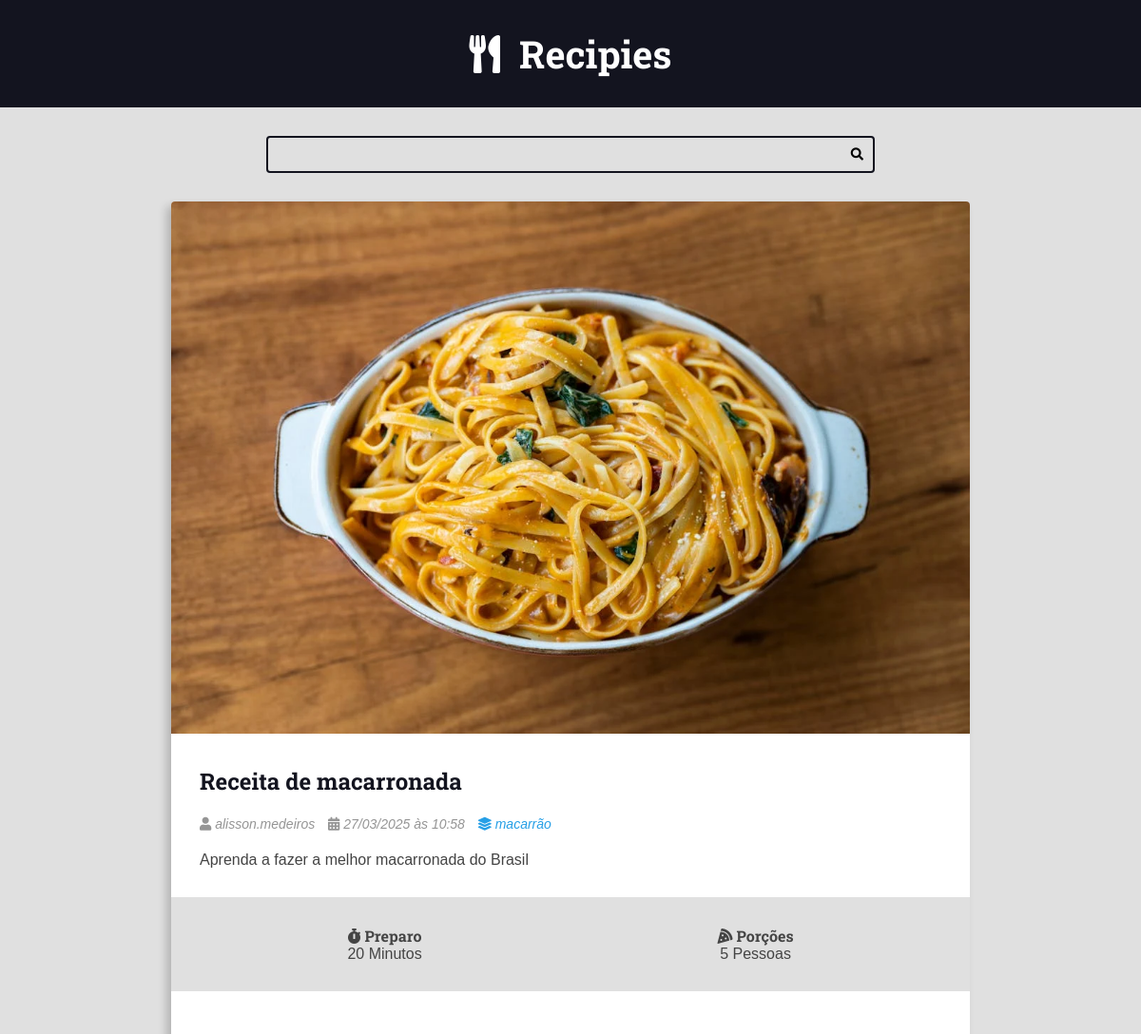
Page /recipes/1/ (upper part) on the earlier database version.
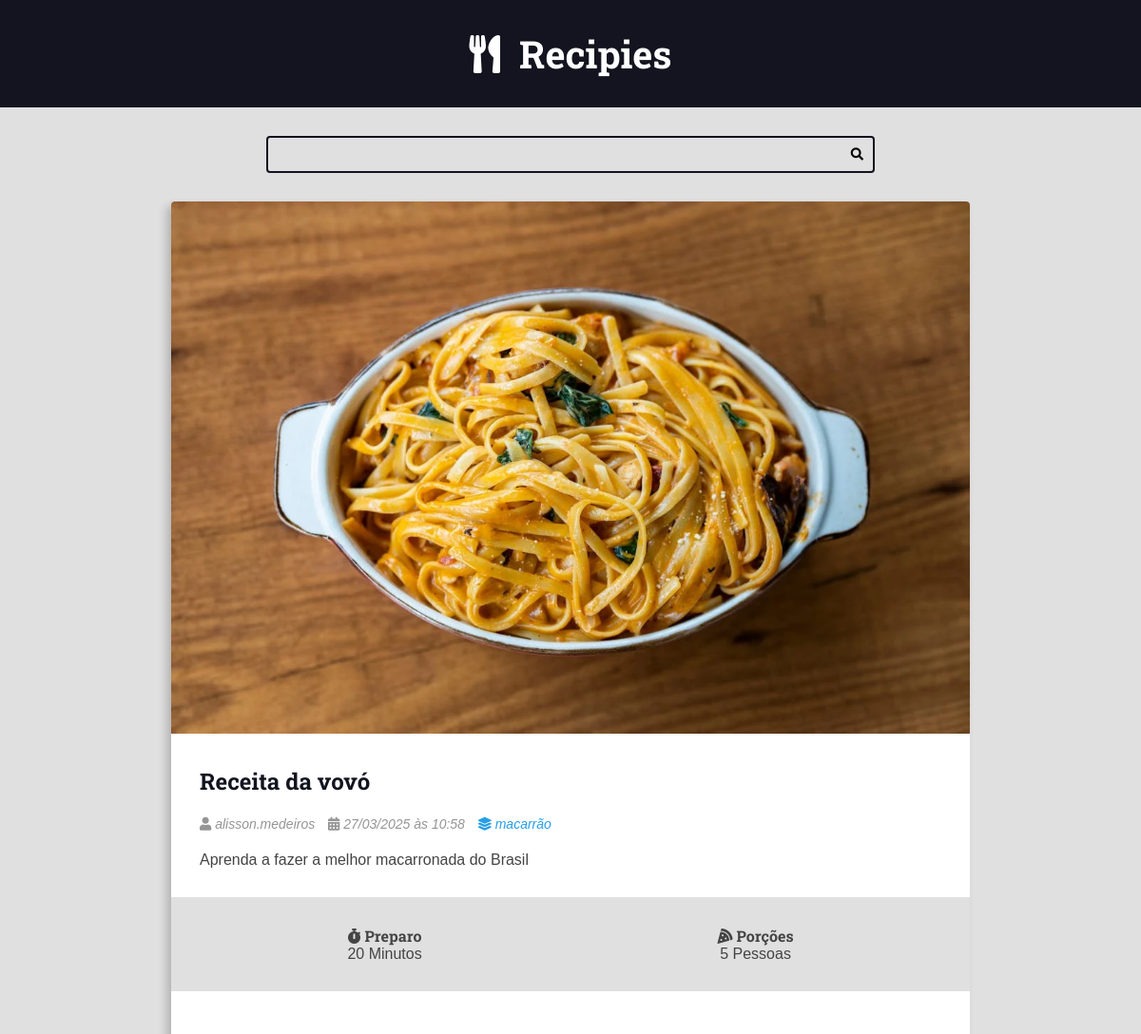
Same page on the later database version.
### recipes/models.py (models this page shows, shortened)
class Recipe(models.Model):
    title = models.CharField(max_length=65)
    description = models.CharField(max_length=165)
    slug = models.SlugField(unique=True)
    preparation_time = models.IntegerField()
    preparation_time_unit = models.CharField(max_length=65)
    servings = models.IntegerField()
    servings_unit = models.CharField(max_length=65)
    preparation_steps = models.TextField()
    preparation_steps_is_html = models.BooleanField(default=False)
    created_at = models.DateTimeField(auto_now_add=True)
    updated_at = models.DateTimeField(auto_now=True)
    is_published = models.BooleanField(default=False)
    cover = models.ImageField(upload_to='recipes/covers/%Y/%m/%d/', blank=True, default='')
    category = models.ForeignKey(
        Category, on_delete=models.SET_NULL, null=True, blank=True, default=None
    )
    author = models.ForeignKey(
        User, on_delete=models.SET_NULL, null=True
    )

class Category(models.Model):
    name = models.CharField(max_length=65)

### recipes/views.py (the view)
# urls.py: path('recipes/<int:id>/', views.recipe, name='recipe'),
def recipe(request, id):
    recipe = get_object_or_404(Recipe,pk=id, is_published=True, )
    return render(request, 'recipes/pages/recipe-view.html', context={
        'recipe': recipe,
        'is_datails_page': True,
    })

### recipes/templates/recipes/pages/recipe-view.html (shortened to what this page needs)
{% extends "global/base.html" %}
{% block content %}
    <div class="main-content main-content-detail container">
        {% include 'recipes/partials/recipe.html' %}
    </div>
{% endblock content %}

### recipes/templates/recipes/partials/recipe.html (shortened to what this page needs)
<div class="recipe recipe-list-item">
    {% if recipe.cover %}
        <div class="recipe-cover">
            <a href=" {% url "recipes:recipe" recipe.id %} ">
                <img src="{{ recipe.cover.url }}" alt="Imagem temporária">
            </a>
        </div>
    {% endif %}
    <div class="recipe-title-container">
        <h2 class="recipe-title">
            <a href=" {% url "recipes:recipe" recipe.id %} ">
                {{ recipe.title }}
            </a>
        </h2>
    </div>
    <div class="recipe-author">
        <span class="recipe-author-item">
            <i class="fas fa-user"></i>
            {% if recipe.author is not None %}
                {% if recipe.author.first_name %}
                    {{ recipe.author.first_name }} {{ recipe.author.last_name }}
                {% else %}
                    {{ recipe.author.username }}
                {% endif %}
            {% else %}
                Desconhecido
            {% endif %}
        </span>
        <span class="recipe-author-item">
            <i class="fas fa-calendar-alt"></i>
            {{recipe.created_at|date:"d/m/Y"}} às
            {{recipe.created_at|date:"H:i"}}
        </span>
        {% if recipe.category is not None %}
            <span class="recipe-author-item">
                <a href="{% url 'recipes:category' recipe.category.id %}">
                    <i class="fas fa-layer-group"></i>
                    <span>{{ recipe.category.name }}</span>
                </a>
            </span>
        {% endif %}
    </div>
    <div class="recipe-content">
        <p>{{ recipe.description }}</p>
    </div>
    <div class="recipe-meta-container">
        <div class="recipe-meta recipe-preparation">
            <h3 class="recipe-meta-title"><i class="fas fa-stopwatch"></i> Preparo</h3>
            <div class="recipe-meta-text">
                {{recipe.preparation_time}} {{recipe.preparation_time_unit}}
            </div>
        </div>
        <div class="recipe-meta recipe-servings">
            <h3 class="recipe-meta-title"><i class="fas fa-pizza-slice"></i> Porções</h3>
            <div class="recipe-meta-text">
                {{recipe.servings}} {{recipe.servings_unit}}
            </div>
        </div>
    </div>
    {% if is_datails_page is True %}
        <div class="preparation-steps">
        </div>
    {% endif %}
</div>

Differences in the rows shown:
changed Recipe "Aprenda a fazer a melhor macarronada do Brasil": title "Receita de macarronada" → "Receita da vovó"
